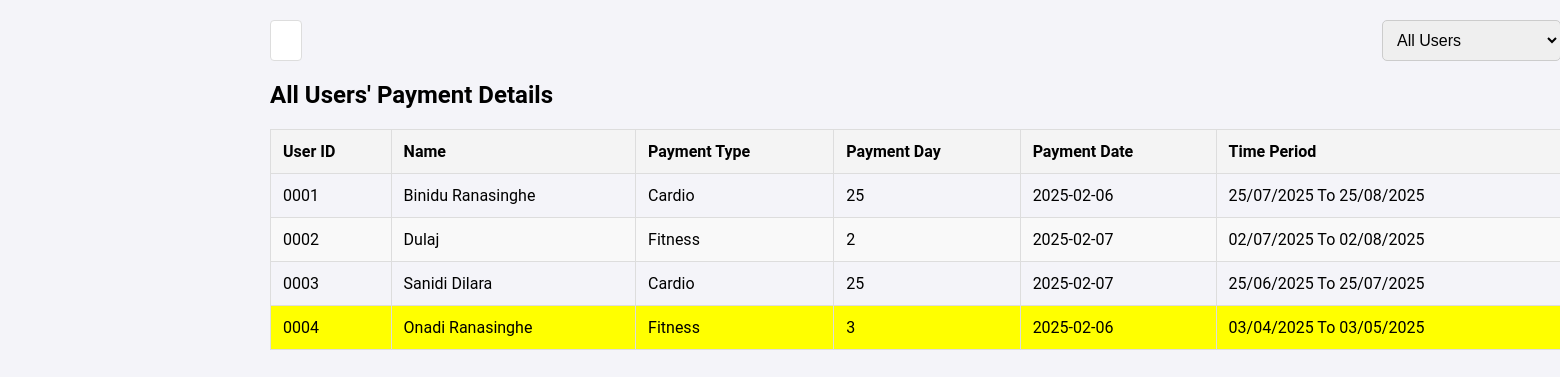
The app's page /payment_details.php with its own data.
### tables this page shows
CREATE TABLE `users` (
  `id` varchar(4) NOT NULL,
  `name` varchar(255) NOT NULL,
  `gender` varchar(250) NOT NULL,
  `contact` varchar(250) NOT NULL,
  `schedule_type` varchar(250) NOT NULL,
  `weigth` int(250) NOT NULL,
  `payment_day` varchar(250) NOT NULL,
  `schedule_day` varchar(250) NOT NULL,
  `birthday` date NOT NULL,
  `registered_date` timestamp NOT NULL DEFAULT CURRENT_TIMESTAMP
);

CREATE TABLE `payment` (
  `id` int(11) NOT NULL,
  `months` varchar(250) NOT NULL,
  `year` varchar(250) NOT NULL,
  `payment_date` date NOT NULL,
  `amount` int(250) NOT NULL
);

### payment_details.php (the view, shortened to what this page needs)
<?php
include('config.php');
$sql = "
SELECT
    u.id,
    u.name,
    u.schedule_type,
    u.payment_day,
    p.payment_date,
    p.months
FROM users u
LEFT JOIN payment p ON u.id = p.id
ORDER BY u.id, p.payment_date DESC";
$result = $conn->query($sql);
$users = ($result) ? $result->fetch_all(MYSQLI_ASSOC) : [];
$year = date("Y");
$currentDate = date("Y-m-d");
$paymentDetails = [];
$validMonths = [
    'january', 'february', 'march', 'april', 'may', 'june',
    'july', 'august', 'september', 'october', 'november', 'december'
];
foreach ($users as $user) {
    $userId = $user['id'];
    $paymentDay = (int)$user['payment_day'];
    $monthsPaidArray = array_filter(array_map('trim', explode(',', $user['months'])));
    if (!isset($paymentDetails[$userId])) {
        $paymentDetails[$userId] = [
            'name' => $user['name'],
            'schedule_type' => $user['schedule_type'],
            'payment_date' => $user['payment_date'],
            'payment_day' => $paymentDay,
            'total_months_paid' => 0,
            'is_overdue' => false
        ];
    }
    if (!empty($user['payment_date'])) {
        $paymentYear = date("Y", strtotime($user['payment_date']));
        if ($paymentYear == $year) {
            foreach ($monthsPaidArray as $month) {
                $trimmedMonth = strtolower($month);
                if (in_array($trimmedMonth, $validMonths)) {
                    $paymentDetails[$userId]['total_months_paid']++;
                }
            }
        }
    }
    $monthsPaid = $paymentDetails[$userId]['total_months_paid'];
    $startMonth = $monthsPaid % 12;
    $startDateStr = sprintf("%02d-%02d-%d", $paymentDay, $startMonth + 1, $year);
    $startDateObj = DateTime::createFromFormat('d-m-Y', $startDateStr);
    if ($startDateObj) {
        $formattedStartDate = $startDateObj->format('Y-m-d');
        $isOverdue = ($currentDate > $formattedStartDate);
        $paymentDetails[$userId]['is_overdue'] = $isOverdue;
    }
}
?>
<!DOCTYPE html>
<html lang="en">
<head>
  <link rel="stylesheet" href="css/dashboard.css">
  <link rel="stylesheet" href="https://cdnjs.cloudflare.com/ajax/libs/font-awesome/6.0.0-beta3/css/all.min.css">
</head>
<body>
  <div class="main-content">
      <div class="search-container">
        <input type="text" id="searchBar" placeholder="Search" onkeyup="filterTable()">
        <select id="filterPayments" onchange="filterPayments()">
          <option value="all">All Users</option>
        </select>
      </div>
      <div class="payment-section">
        <h2>All Users' Payment Details</h2>
        <table>
          <thead>
            <tr>
              <th>User ID</th>
              <th>Name</th>
              <th>Payment Type</th>
              <th>Payment Day</th>
              <th>Payment Date</th>
              <th>Time Period</th>
            </tr>
          </thead>
          <tbody id="paymentTable">
            <?php foreach ($paymentDetails as $userId => $userDetails) { ?>
              <tr class="<?php echo $userDetails['is_overdue'] ? 'overdue' : ''; ?>">
                <td><?php echo htmlspecialchars($userId); ?></td>
                <td><?php echo htmlspecialchars($userDetails['name']); ?></td>
                <td><?php echo htmlspecialchars($userDetails['schedule_type']); ?></td>
                <td><?php echo htmlspecialchars($userDetails['payment_day']); ?></td>
                <td><?php echo htmlspecialchars($userDetails['payment_date']); ?></td>
                <td>
                  <?php
                  $monthsPaid = $userDetails['total_months_paid'];
                  $startMonth = $monthsPaid % 12;
                  $endMonth = ($monthsPaid + 1) % 12;
                  $startYear = $year;
                  $endYear = $year;
                  $timePeriod = sprintf(
                    "%02d/%02d/%d To %02d/%02d/%d",
                    $userDetails['payment_day'], $startMonth + 1, $startYear,
                    $userDetails['payment_day'], $endMonth + 1, $endYear
                  );
                  echo $timePeriod;
                  ?>
                </td>
              </tr>
            <?php } ?>
          </tbody>
        </table>
      </div>
    </div>
</body>
</html>

### css/dashboard.css (style rules this page uses)
body { font-family: 'Roboto', sans-serif; margin: 0; padding: 0; background-color: #f4f4f9; display: flex; height: 100vh; }
.main-content { margin-left: 250px; width: 100%; padding: 20px; background-color: #f4f4f9; }
table { width: 100%; margin-top: 20px; border-collapse: collapse; }
table thead { background-color: #f4f4f4; }
table th, table td { padding: 12px; text-align: left; border: 1px solid #ddd; }
table th { background-color: #f4f4f4; font-weight: bold; }
table tr:nth-child(even) { background-color: #f9f9f9; }

### payment_details.php (style rules this page uses)
.overdue { background-color: yellow !important; }
.search-container { margin-bottom: 20px; display: flex; justify-content: flex-start; }
#filterPayments { padding: 10px; border: 1px solid #ccc; border-radius: 5px; font-size: 16px; }
.search-container input[type="text"] { width: 100%; max-width: 400px; padding: 10px 15px; font-size: 16px; border: 1px solid #ddd; border-radius: 4px; margin-right: 1080px; }

### records on screen
users: userId "0002", name "Dulaj", schedule_type "Fitness", payment_day "2", payment.payment_date "2025-02-07", payment_day "02/07/2025 To 02/08/2025"
users: id "0004"

### other values on screen
$userId "0001"
$userDetails['name'] "Binidu Ranasinghe"
$userDetails['schedule_type'] "Cardio"
$userDetails['payment_day'] "25"
$userDetails['payment_date'] "2025-02-06"
$timePeriod "25/07/2025 To 25/08/2025"
$userId "0003"
$userDetails['name'] "Sanidi Dilara"
$userDetails['payment_date'] "2025-02-07"
$timePeriod "25/06/2025 To 25/07/2025"
$userDetails['name'] "Onadi Ranasinghe"
$userDetails['schedule_type'] "Fitness"
$userDetails['payment_day'] "3"
$timePeriod "03/04/2025 To 03/05/2025"
